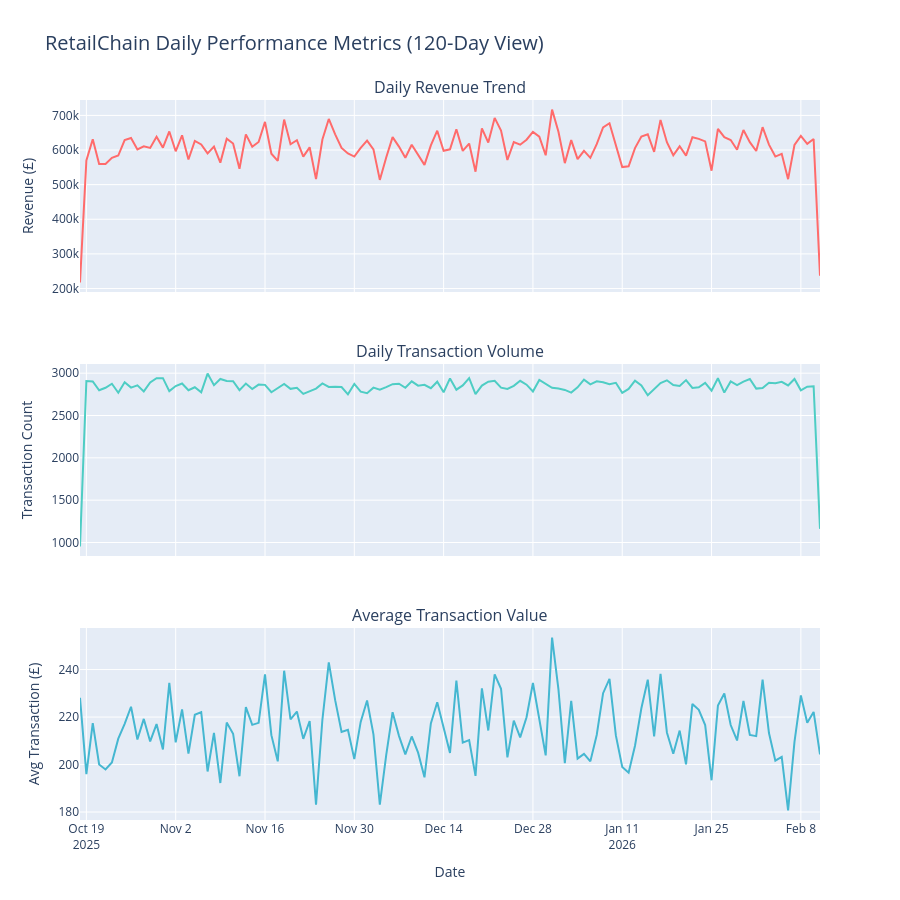

Notebook code cell kept with this figure:
### Code cell
# Figure 3: Time series analysis (daily trends)
df['date'] = pd.to_datetime(df['transaction_time']).dt.date
daily_sales = df.groupby('date')['total_amount_gbp'].agg(['sum', 'count', 'mean']).reset_index()
daily_sales['date'] = pd.to_datetime(daily_sales['date'])

fig = make_subplots(
    rows=3, cols=1,
    subplot_titles=('Daily Revenue Trend', 'Daily Transaction Volume', 'Average Transaction Value'),
    shared_xaxes=True,
    vertical_spacing=0.1
)

fig.add_trace(
    go.Scatter(x=daily_sales['date'], y=daily_sales['sum'],
               mode='lines', name='Revenue', line=dict(color='#FF6B6B', width=2)),
    row=1, col=1
)

fig.add_trace(
    go.Scatter(x=daily_sales['date'], y=daily_sales['count'],
               mode='lines', name='Transactions', line=dict(color='#4ECDC4', width=2)),
    row=2, col=1
)

fig.add_trace(
    go.Scatter(x=daily_sales['date'], y=daily_sales['mean'],
               mode='lines', name='Avg Transaction', line=dict(color='#45B7D1', width=2)),
    row=3, col=1
)

fig.update_layout(height=900, title_text="RetailChain Daily Performance Metrics (120-Day View)",
                  title_font_size=20, showlegend=False)
fig.update_xaxes(title_text="Date", row=3, col=1)
fig.update_yaxes(title_text="Revenue (£)", row=1, col=1)
fig.update_yaxes(title_text="Transaction Count", row=2, col=1)
fig.update_yaxes(title_text="Avg Transaction (£)", row=3, col=1)
fig.show()
